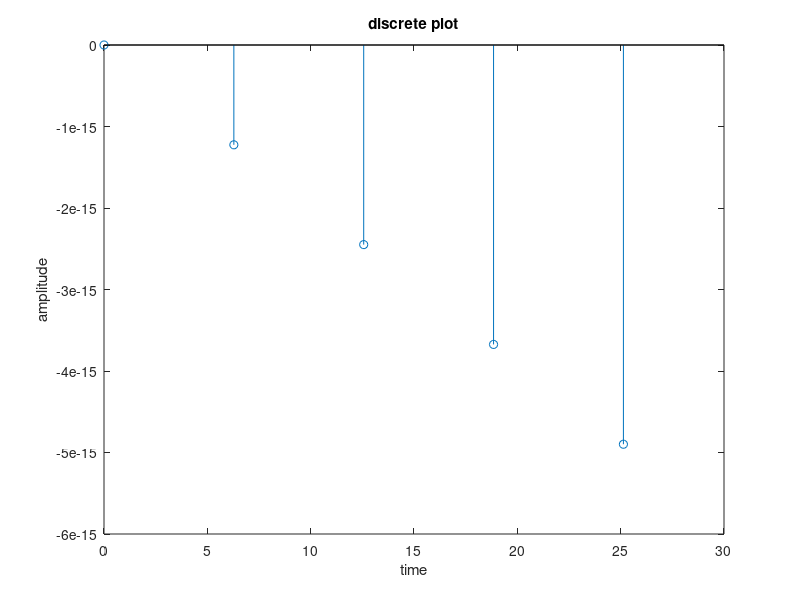

MATLAB code for this plot:
clc;
close all;
clear all;
a= input('enter amplitude value');
n= input('enter number of samples');
X = linspace(0,8*pi,n)';
Y = a*sin(X);
stem(X,Y);
xlabel('time');
ylabel('amplitude');
title('discrete plot');
